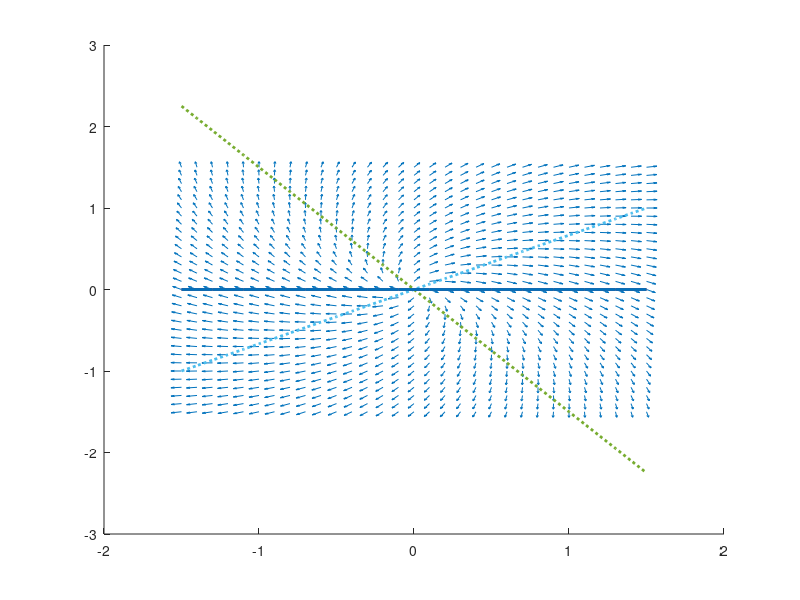

The MATLAB script that drew this image: (Note: this script raises an error after producing the figure.)
#A = [2 3; -3 -2]; #un - l'autre + --> ??? (dans les nbrs complexes) (foyer stable mais flêches mauvais sens
A = [3 2; -2 3]; #selle

#TODO: vérifier si isoclines de graph avec nbrs complexes est bon 

[x1,x2] = meshgrid(-1.5:0.1:1.5);

x1_values = A(1,1)*x1+A(1,2)*x2;
x2_values = A(2,1)*x1+A(2,2)*x2;

norms=sqrt(x1_values.^2+x2_values.^2);
x1_normalized = x1_values ./ norms;
x2_normalized = x2_values ./norms;

# Isoclines
line_range = -1.5:.1:1.5;
isocline_1 = -(A(1,1)/A(1,2)) * line_range;
isocline_2 = -(A(2,1)/A(2,2)) * line_range;

# Droites invariantes (vecteurs propres) 
[V,L] = eig(A);
eigenvector_1 = (V(2,1)/V(1,1)) * line_range;
eigenvector_2 = (V(2,2)/V(1,2)) * line_range;

# Figure 1: portrait de phase, isoclines et vecteurs propres
figure(1);
hold on;
vector_scale = .5;

quiver(x1,x2,x1_normalized,x2_normalized, vector_scale);

plot(line_range,isocline_1,"linewidth", 2, "linestyle", ":");
plot(line_range,isocline_2,"linewidth", 2, "linestyle", ":");

plot(line_range,eigenvector_1,"linewidth",2);
plot(line_range,eigenvector_2,"linewidth",2);
quiver([0;0],[0;0],V(1,:),V(2,:),"linewidth",5,"color","k");

legend("portrait de phase","isocline 1","isocline 2", "v_1","v_2","location","south");
hold off;

# Figure 2: trajectoires e(t), w(t) avec 5 conditions initiales
figure(2);
hold on;
x1dot = @(t, x) A(1,1)*x(1)+A(1,2)*x(2);
x2dot = @(t, x) A(2,1)*x(1)+A(2,2)*x(2);
xdot = @(t,x) [x1dot(t, x);x2dot(t, x)];
[t1,x1] = ode23(xdot, [0, 10], [2, 0]);
[t2,x2] = ode23(xdot, [0, 10], [0, 3]);
[t3,x3] = ode23(xdot, [0, 10], [-2, 3]);
[t4,x4] = ode23(xdot, [0, 10], [2, -3]);
[t5,x5] = ode23(xdot, [0, 10], [2, 2]);

plot(t1,x1);
plot(t2,x2);
plot(t3,x3);
plot(t4,x4);
plot(t5,x5);

hold off;
